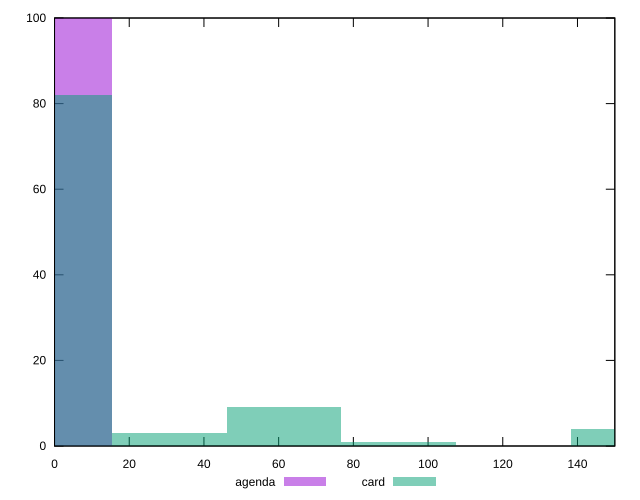

Source code (gnuplot):
reset

$agenda <<EOF
0 100
EOF

$card <<EOF
0 82
61.407964105495076 9
30.703982052747538 3
153.5199102637377 4
92.11194615824262 1
EOF

set key outside below
set boxwidth 30.703982052747538
set xrange [0:150]
set yrange [0:100]
set trange [0:100]
set style fill transparent solid 0.5 noborder
set terminal svg size 640, 500 enhanced background rgb 'white'
set output "reports/report_00030_2021-02-24T20-42-31.540Z/unminified-javascript/comparison/histogram/1_vs_2.svg"

plot $agenda title "agenda" with boxes, \
     $card title "card" with boxes

reset
